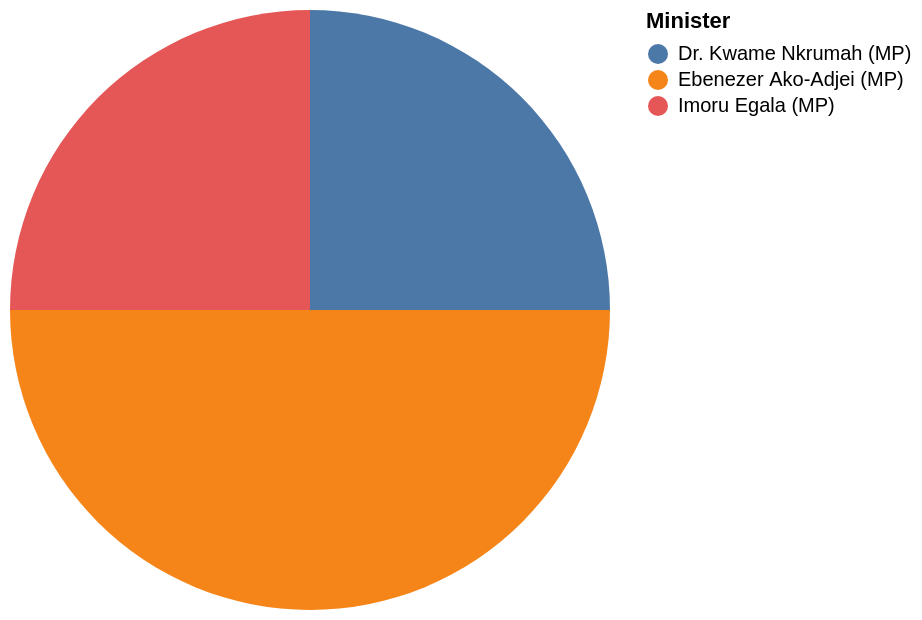

Write a Vega-Lite specification for this figure.
### Vega-Lite specification from a JSON file in a GitHub repository (floating-point values rounded to 4 significant figures)
{"data": {"values": [{"x_data": "Dr. Kwame Nkrumah (MP)", "y_data": 1}, {"x_data": "Ebenezer Ako-Adjei (MP)", "y_data": 2}, {"x_data": "Imoru Egala (MP)", "y_data": 1}]}, "mark": "arc", "encoding": {"theta": {"field": "y_data", "type": "quantitative", "title": "COUNT(Minister)"}, "color": {"field": "x_data", "type": "nominal", "title": "Minister"}}}
